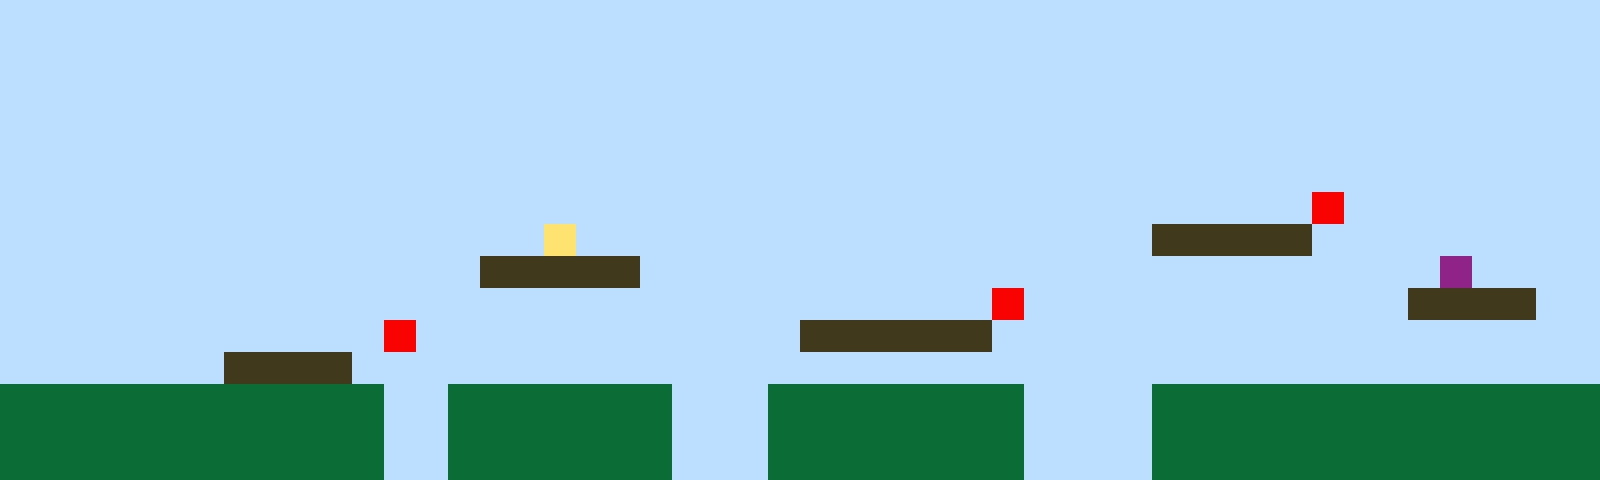

A 2D game scene composited from a Tiled map and its tileset images. What follows is a short description and the map's XML, with every tile layer's data as written:
An orthogonal 50x15 tile map with 32x32 px tiles, 1 tile layer (Tile Layer 1).

<map version="1.10" tiledversion="1.11.2" orientation="orthogonal" renderorder="right-up" width="50" height="15" tilewidth="32" tileheight="32" infinite="0" nextlayerid="2" nextobjectid="1"><editorsettings><export target="map1.csv" format="csv" /></editorsettings><tileset firstgid="1" name="sprites" tilewidth="32" tileheight="32" tilecount="6" columns="3"><image source="sprites.png" width="96" height="64" /></tileset><layer id="1" name="Tile Layer 1" width="50" height="15"><data encoding="csv">1,1,1,1,1,1,1,1,1,1,1,1,1,1,1,1,1,1,1,1,1,1,1,1,1,1,1,1,1,1,1,1,1,1,1,1,1,1,1,1,1,1,1,1,1,1,1,1,1,1,1,1,1,1,1,1,1,1,1,1,1,1,1,1,1,1,1,1,1,1,1,1,1,1,1,1,1,1,1,1,1,1,1,1,1,1,1,1,1,1,1,1,1,1,1,1,1,1,1,1,1,1,1,1,1,1,1,1,1,1,1,1,1,1,1,1,1,1,1,1,1,1,1,1,1,1,1,1,1,1,1,1,1,1,1,1,1,1,1,1,1,1,1,1,1,1,1,1,1,1,1,1,1,1,1,1,1,1,1,1,1,1,1,1,1,1,1,1,1,1,1,1,1,1,1,1,1,1,1,1,1,1,1,1,1,1,1,1,1,1,1,1,1,1,1,1,1,1,1,1,1,1,1,1,1,1,1,1,1,1,1,1,1,1,1,1,1,1,1,1,1,1,1,1,1,1,1,1,1,1,1,1,1,1,1,1,1,1,1,1,1,1,1,1,1,1,1,1,1,1,1,1,1,1,1,1,1,1,1,1,1,1,1,1,1,1,1,1,1,1,1,1,1,1,1,1,1,1,1,1,1,1,1,1,1,1,1,1,1,1,1,1,1,1,1,1,1,1,1,1,1,1,1,1,1,1,1,1,1,1,1,1,1,1,1,1,1,1,1,1,1,1,1,1,1,1,1,1,1,1,1,1,1,1,1,1,1,1,1,1,1,5,1,1,1,1,1,1,1,1,1,1,1,1,1,1,1,1,1,1,1,1,1,1,1,1,1,4,1,1,1,1,1,1,1,1,1,1,1,1,1,1,1,1,1,1,3,3,3,3,3,1,1,1,1,1,1,1,1,1,1,1,1,1,1,1,1,1,1,1,1,1,1,1,1,3,3,3,3,3,1,1,1,1,1,1,1,1,1,1,1,1,1,1,1,1,1,1,1,1,1,1,1,1,1,6,1,1,1,1,1,1,1,1,1,1,1,1,1,1,1,1,1,1,1,1,1,1,1,1,1,1,1,1,1,1,1,1,1,1,1,5,1,1,1,1,1,1,1,1,1,1,1,1,3,3,3,3,1,1,1,1,1,1,1,1,1,1,1,1,1,1,5,1,1,1,1,1,1,1,1,1,1,1,1,3,3,3,3,3,3,1,1,1,1,1,1,1,1,1,1,1,1,1,1,1,1,1,1,1,1,1,1,1,1,1,1,3,3,3,3,1,1,1,1,1,1,1,1,1,1,1,1,1,1,1,1,1,1,1,1,1,1,1,1,1,1,1,1,1,1,1,1,1,1,1,1,1,1,1,2,2,2,2,2,2,2,2,2,2,2,2,1,1,2,2,2,2,2,2,2,1,1,1,2,2,2,2,2,2,2,2,1,1,1,1,2,2,2,2,2,2,2,2,2,2,2,2,2,2,2,2,2,2,2,2,2,2,2,2,2,2,1,1,2,2,2,2,2,2,2,1,1,1,2,2,2,2,2,2,2,2,1,1,1,1,2,2,2,2,2,2,2,2,2,2,2,2,2,2,2,2,2,2,2,2,2,2,2,2,2,2,1,1,2,2,2,2,2,2,2,1,1,1,2,2,2,2,2,2,2,2,1,1,1,1,2,2,2,2,2,2,2,2,2,2,2,2,2,2</data></layer></map>
